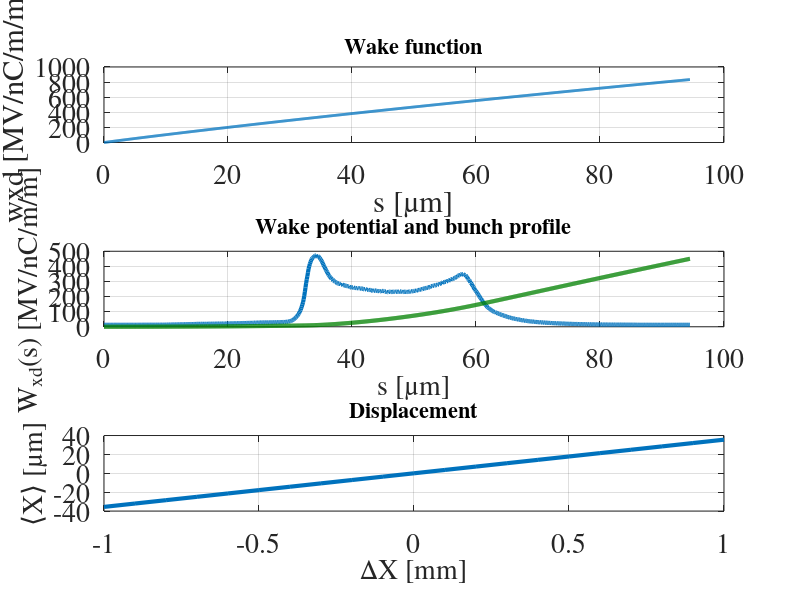

MATLAB code to generate this figure:
clear all;
%close all;
Z0 = 377;
c  = 299792458;

%current      = h5read('./example_current_profile.h5','/current');
%energy_eV    = h5read('./example_current_profile.h5','/energy_eV');
%time_profile = h5read('./example_current_profile.h5','/time_profile');

load("./example_current_profile.mat")

t = 1e12*(time_profile-time_profile(1)); %[ps]
I = current;

Q = trapz(t,I);
I = I/Q;

%bunch profile with new s coordinate
ss  = c*t*1e-12; %m
deltas = 0.1e-6;
sb  = 0:deltas:max(ss);
rho = spline(ss, I/trapz(ss,I), sb);

figure(1);
subplot(3,1,2);
plot(1e6*sb,1e-2*rho,'Linewidth', 3);
set(gca, 'FontSize', 20, 'Fontname', 'Times');
xlabel('s [\mum]');
ylabel('I [a.u.]');
hold on

%s-coordinate for wake function 
s = 0:deltas:max(sb);

%wake function
gap   = 2.5e-3; %m
a     = gap/2;
p     = 0.500e-3; %m period
delta = 0.250e-3; %m corrugation depth
g     = 0.250e-3; %m longitudinal gap

alfa = 1-0.465*sqrt(g/p)-0.07*g/p;
s0r  = a^2*delta/2/pi/alfa^2/p^2; %
s0d  = s0r*(15/14)^2;
wxd  = Z0*c/4/pi*pi^4/16/a^4*s0d*(1-(1+sqrt(s/s0d)).*exp(-sqrt(s/s0d))); 
save "-mat7-binary" "wxd.mat" wxd s
w1   = wxd;

figure(1);
subplot(3,1,1);
plot(1e6*s,1e-15*w1, 'Linewidth', 2);
set(gca, 'FontSize', 20, 'Fontname', 'Times');
grid on
xlabel('s [\mum]');
ylabel('wxd [MV/nC/m/m]');
title('Wake function', 'FontSize', 16, 'Fontname', 'Times');
hold on

%convolution

Wb_pass = deltas*conv(rho,w1); %m
Nb      = length(rho);
Wb      = Wb_pass(1:Nb); %m

Kt = trapz(sb,Wb.*rho) %Mv/nC/m/m

disp(['Transverse kick factor: ' num2str(Kt) ' MV/nC/m/m']);

figure(1);
subplot(3,1,2);
hold on
plot(1e6*sb, 1e-15*Wb, 'Color', [0 0.5 0], 'Linewidth', 3);
grid on
set(gca, 'FontSize', 20, 'Fontname', 'Times');
xlabel('s [\mum]', 'FontSize', 20, 'Fontname', 'Times');
ylabel('W_{xd}(s) [MV/nC/m/m]', 'FontSize', 20, 'Fontname', 'Times' );
title('Wake potential and bunch profile', 'FontSize', 16, 'Fontname', 'Times');


Q      = 1e-12*Q;  % charge in C
optics = 10; %m
Lguide  = 1; %m
E      = energy_eV; %beam energy in eV

Xc = Kt * Q * optics * Lguide/E % centroid MV/nC/offset[m]

Xoffset = 1e-3*(-1:0.1:1); %m

figure(1);
subplot(3,1,3);
plot(1000*Xoffset, 1e6*(Xc*Xoffset), 'Linewidth', 3 );
grid on
set(gca, 'FontSize', 20, 'Fontname', 'Times');
xlabel('\DeltaX [mm]', 'FontSize', 20, 'Fontname', 'Times');
ylabel('\langleX\rangle [\mum]', 'FontSize', 20, 'Fontname', 'Times' );
title('Displacement', 'FontSize', 16, 'Fontname', 'Times');
%axis([-1 1 -1 1.5]);


% sb = sb';
% save('wakepot.mat', 'sb', 'rho');

% A_str = ['Wb',num2str(Nm), '=Wb'];
% eval(A_str);
% disp(['Transverse kick factor: ' num2str(Kt) ' MV/nC/m/m']);
% save('wakepot.mat', ['Wb',num2str(Nm)], '-append');
